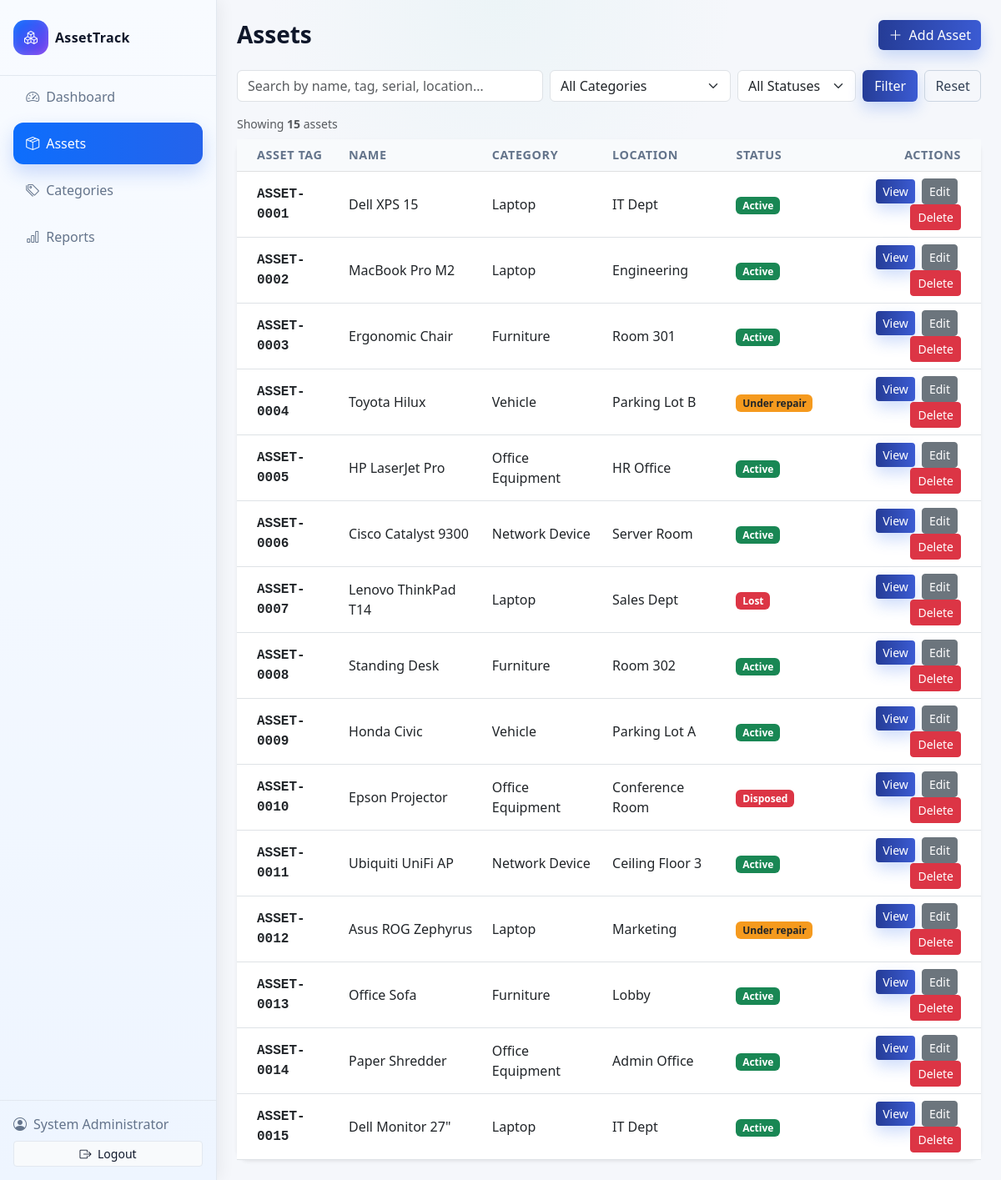
Screenshot of /assets/index.php (signed in) with the database file from the repository.
### tables this page shows
CREATE TABLE users (
    id INT UNSIGNED AUTO_INCREMENT PRIMARY KEY,
    username VARCHAR(100) NOT NULL UNIQUE,
    password VARCHAR(255) NOT NULL,
    role ENUM('admin', 'staff') DEFAULT 'staff',
    full_name VARCHAR(150) NOT NULL,
    email VARCHAR(150) UNIQUE NULL,
    created_at TIMESTAMP DEFAULT CURRENT_TIMESTAMP,
    updated_at TIMESTAMP DEFAULT CURRENT_TIMESTAMP ON UPDATE CURRENT_TIMESTAMP
);

CREATE TABLE assets (
    id INT UNSIGNED AUTO_INCREMENT PRIMARY KEY,
    asset_tag VARCHAR(50) NOT NULL UNIQUE,
    name VARCHAR(150) NOT NULL,
    description TEXT NULL,
    category_id INT UNSIGNED NOT NULL,
    serial_number VARCHAR(100) UNIQUE NULL,
    location VARCHAR(150) NULL,
    status ENUM('active', 'under_repair', 'disposed', 'lost') DEFAULT 'active',
    purchase_date DATE NULL,
    purchase_cost DECIMAL(10,2) NULL,
    assigned_to VARCHAR(150) NULL,
    notes TEXT NULL,
    created_by INT UNSIGNED NULL,
    created_at TIMESTAMP DEFAULT CURRENT_TIMESTAMP,
    updated_at TIMESTAMP DEFAULT CURRENT_TIMESTAMP ON UPDATE CURRENT_TIMESTAMP,
    CONSTRAINT fk_assets_category FOREIGN KEY (category_id) REFERENCES categories(id) ON DELETE RESTRICT,
    CONSTRAINT fk_assets_user FOREIGN KEY (created_by) REFERENCES users(id) ON DELETE SET NULL
);

CREATE TABLE categories (
    id INT UNSIGNED AUTO_INCREMENT PRIMARY KEY,
    name VARCHAR(100) NOT NULL UNIQUE,
    description TEXT NULL,
    created_at TIMESTAMP DEFAULT CURRENT_TIMESTAMP
);

### auth/session.php (called while the page is built, shortened)
<?php
function isLoggedIn() {
    return isset($_SESSION['user_id']);
}
function currentUser() {
    if (isLoggedIn()) {
        return [
            'id'   => $_SESSION['user_id'],
            'name' => $_SESSION['user_name'],
            'role' => $_SESSION['user_role']
        ];
    }
    return null;
}

### config/db.php (called while the page is built, shortened)
<?php
function getDB() {
    static $pdo = null;
    if ($pdo === null) {
        try {
            $dsn = "mysql:host=" . DB_HOST . ";dbname=" . DB_NAME . ";charset=utf8mb4";
            $options = [
                PDO::ATTR_ERRMODE            => PDO::ERRMODE_EXCEPTION,
                PDO::ATTR_DEFAULT_FETCH_MODE => PDO::FETCH_ASSOC,
                PDO::ATTR_EMULATE_PREPARES   => false,
            ];
            $pdo = new PDO($dsn, DB_USER, DB_PASS, $options);
        } catch (PDOException $e) {
            die("Database Connection Failed: " . $e->getMessage());
        }
    }
    return $pdo;
}

### models/User.php (called while the page is built, shortened)
<?php
require_once __DIR__ . '/../config/db.php';
class User {
    public static function getAll() {
        try {
            $stmt = getDB()->query("SELECT id, username, role, full_name, email, created_at, updated_at FROM users ORDER BY full_name ASC");
            return $stmt->fetchAll();
        } catch (PDOException $e) {
            return [];
        }
    }
}

### models/Asset.php (called while the page is built, shortened)
<?php
require_once __DIR__ . '/../config/db.php';
class Asset {
    public static function getAll($filters = []) {
        try {
            $sql = "SELECT a.*, c.name as category_name, u.full_name as creator_name
                    FROM assets a
                    LEFT JOIN categories c ON a.category_id = c.id
                    LEFT JOIN users u ON a.created_by = u.id
                    WHERE 1=1";
            $params = [];
            $sql .= " ORDER BY a.created_at DESC";
            $stmt = getDB()->prepare($sql);
            $stmt->execute($params);
            return $stmt->fetchAll();
        } catch (PDOException $e) {
            return [];
        }
    }
}

### models/TransactionLog.php (called while the page is built, shortened)
<?php
require_once __DIR__ . '/../config/db.php';
class TransactionLog {
    public static function getActiveByAsset($assetId) {
        try {
            $sql = "SELECT tl.*, u.full_name as user_name, c.full_name as checked_out_by_name,
                           CASE WHEN tl.due_date < CURDATE() THEN 1 ELSE 0 END as is_overdue
                    FROM transaction_logs tl
                    LEFT JOIN users u ON tl.user_id = u.id
                    LEFT JOIN users c ON tl.checked_out_by = c.id
                    WHERE tl.asset_id = ? AND tl.status = 'checked_out'
                    ORDER BY tl.checked_out_at DESC
                    LIMIT 1";
            $stmt = getDB()->prepare($sql);
            $stmt->execute([(int)$assetId]);
            return $stmt->fetch();
        } catch (PDOException $e) {
            return false;
        }
    }
}

### assets/index.php (the view, shortened to what this page needs)
<?php
require_once '../auth/session.php';
require_once '../config/db.php';
require_once '../models/Asset.php';
require_once '../models/TransactionLog.php';
require_once '../models/User.php';
$filters = [
    'search'      => trim($_GET['search'] ?? ''),
    'category_id' => (int)($_GET['category_id'] ?? 0),
    'status'      => $_GET['status'] ?? '',
];
$assets     = Asset::getAll($filters);
$isAdmin    = currentUser() && currentUser()['role'] === 'admin';
$users      = $isAdmin ? User::getAll() : [];
?>
<?php
$activePage = 'assets';
require_once '../includes/header.php';
?>
<div class="d-flex justify-content-between align-items-center mb-4">
    <h1 class="h3 fw-bold mb-0">Assets</h1>
    <?php if ($isAdmin): ?>
        <a href="<?= BASE_URL ?>/assets/add.php" class="btn btn-primary">
            <i class="bi bi-plus-lg me-1"></i> Add Asset
        </a>
    <?php endif; ?>
</div>
<form method="GET" action="" class="row g-2 mb-3">
    <div class="col-md-5">
        <input type="text" name="search" class="form-control"
               placeholder="Search by name, tag, serial, location…"
               value="<?= htmlspecialchars($filters['search']) ?>">
    </div>
    <div class="col-md-3">
        <select name="category_id" class="form-select">
            <option value="">All Categories</option>
        </select>
    </div>
    <div class="col-md-2">
        <select name="status" class="form-select">
            <option value="">All Statuses</option>
        </select>
    </div>
    <div class="col-md-2 d-flex gap-2">
        <button type="submit" class="btn btn-primary w-100">Filter</button>
        <a href="<?= BASE_URL ?>/assets/index.php" class="btn btn-outline-secondary w-100">Reset</a>
    </div>
</form>
<p class="text-muted small mb-2">
    Showing <strong><?= count($assets) ?></strong> asset<?= count($assets) !== 1 ? 's' : '' ?>
</p>
<?php if (empty($assets)): ?>
    <div class="alert alert-info">No assets found.</div>
<?php else: ?>
<div class="card border-0 shadow-sm">
    <div class="table-responsive">
        <table class="table table-hover align-middle mb-0">
            <thead class="table-light">
                <tr>
                    <th class="ps-4">Asset Tag</th>
                    <th>Name</th>
                    <th>Category</th>
                    <th>Location</th>
                    <th>Status</th>
                    <th class="text-end pe-4">Actions</th>
                </tr>
            </thead>
            <tbody>
                <?php foreach ($assets as $asset): ?>
                    <?php
                    $badgeClass = match($asset['status']) {
                        'active'       => 'bg-success',
                        'under_repair' => 'bg-warning text-dark',
                        'disposed'     => 'bg-danger',
                        'lost'         => 'bg-danger',
                        default        => 'bg-secondary',
                    };
                    $activeTx = TransactionLog::getActiveByAsset($asset['id']);
                    ?>
                    <tr>
                        <td class="ps-4 font-monospace fw-semibold">
                            <?= htmlspecialchars($asset['asset_tag']) ?>
                        </td>
                        <td><?= htmlspecialchars($asset['name']) ?></td>
                        <td><?= htmlspecialchars($asset['category_name'] ?? '—') ?></td>
                        <td><?= htmlspecialchars($asset['location'] ?? '—') ?></td>
                        <td>
                            <span class="badge <?= $badgeClass ?>">
                                <?= ucfirst(str_replace('_', ' ', $asset['status'])) ?>
                            </span>
                        </td>
                        <td class="text-end pe-4">
                            <button type="button"
                                    class="btn btn-sm btn-primary me-1"
                                    data-bs-toggle="modal"
                                    data-bs-target="#viewModal"
                                    data-id="<?= $asset['id'] ?>"
                                    data-tag="<?= htmlspecialchars($asset['asset_tag']) ?>"
                                    data-name="<?= htmlspecialchars($asset['name']) ?>"
                                    data-category="<?= htmlspecialchars($asset['category_name'] ?? '—') ?>"
                                    data-location="<?= htmlspecialchars($asset['location'] ?? '—') ?>"
                                    data-status="<?= htmlspecialchars($asset['status']) ?>"
                                    data-serial="<?= htmlspecialchars($asset['serial_number'] ?? '—') ?>"
                                    data-purchase-date="<?= htmlspecialchars($asset['purchase_date'] ?? '—') ?>"
                                    data-purchase-cost="<?= htmlspecialchars((string)($asset['purchase_cost'] ?? '—')) ?>"
                                    data-assigned="<?= htmlspecialchars($asset['assigned_to'] ?? '—') ?>"
                                    data-notes="<?= htmlspecialchars($asset['notes'] ?? '') ?>"
                                    data-borrower="<?= htmlspecialchars($activeTx['user_name'] ?? '') ?>"
                                    data-due="<?= htmlspecialchars($activeTx['due_date'] ?? '') ?>"
                                    data-tx-id="<?= (int)($activeTx['id'] ?? 0) ?>"
                                    data-checked-out="<?= $activeTx ? '1' : '0' ?>">
                                View
                            </button>
                            <?php if ($isAdmin): ?>
                                <a href="<?= BASE_URL ?>/assets/edit.php?id=<?= $asset['id'] ?>"
                                   class="btn btn-sm btn-secondary me-1">Edit</a>
                                <form method="POST" action="<?= BASE_URL ?>/assets/delete.php"
                                      class="d-inline">
                                    <button type="submit" class="btn btn-sm btn-danger"
                                            onclick="return confirm('Delete this asset?')">
                                        Delete
                                    </button>
                                </form>
                            <?php endif; ?>
                        </td>
                    </tr>
                <?php endforeach; ?>
            </tbody>
        </table>
    </div>
</div>
<?php endif; ?>
<?php require_once '../includes/footer.php'; ?>

### includes/header.php (shortened to what this page needs)
<!DOCTYPE html>
<html lang="en">
<head>
    <link href="https://cdn.jsdelivr.net/npm/bootstrap@5.3.0/dist/css/bootstrap.min.css" rel="stylesheet">
    <link href="https://cdn.jsdelivr.net/npm/bootstrap-icons@1.11.0/font/bootstrap-icons.css" rel="stylesheet">
    <link href="<?= BASE_URL ?>/css/custom.css" rel="stylesheet">
</head>
<body>
<div class="app-wrapper">
    <aside class="app-sidebar sidebar-wrap d-flex flex-column justify-content-between">
        <div>
            <div class="sidebar-brand px-3 py-4">
                <a class="d-flex align-items-center gap-2 fw-bold text-decoration-none"
                   href="<?= BASE_URL ?>/dashboard/index.php">
                    <span class="sidebar-brand-icon">
                        <i class="bi bi-boxes"></i>
                    </span>
                    <span class="sidebar-brand-text">AssetTrack</span>
                </a>
            </div>
            <nav class="nav flex-column px-3 pb-3">
                <a class="sidebar-link <?= $activePage === 'dashboard' ? 'active' : '' ?>"
                   href="<?= BASE_URL ?>/dashboard/index.php">
                    <i class="bi bi-speedometer2 me-2"></i> Dashboard
                </a>
                <a class="sidebar-link <?= $activePage === 'assets' ? 'active' : '' ?>"
                   href="<?= BASE_URL ?>/assets/index.php">
                    <i class="bi bi-box-seam me-2"></i> Assets
                </a>
                <a class="sidebar-link <?= $activePage === 'categories' ? 'active' : '' ?>"
                   href="<?= BASE_URL ?>/categories/index.php">
                    <i class="bi bi-tags me-2"></i> Categories
                </a>
                <a class="sidebar-link <?= $activePage === 'reports' ? 'active' : '' ?>"
                   href="<?= BASE_URL ?>/reports/index.php">
                    <i class="bi bi-bar-chart me-2"></i> Reports
                </a>
            </nav>
        </div>
        <div class="sidebar-footer px-3 py-3">
            <div class="d-flex align-items-center gap-2 mb-2">
                <i class="bi bi-person-circle"></i>
                <span><?= htmlspecialchars(currentUser()['name'] ?? '') ?></span>
            </div>
            <a href="<?= BASE_URL ?>/auth/logout.php" class="btn btn-sm w-100 logout-btn">
                <i class="bi bi-box-arrow-right me-1"></i> Logout
            </a>
        </div>
    </aside>
    <main class="app-main py-4">
        <div class="container-fluid px-4">

### css/custom.css (style rules this page uses)
:root { --bap-sunset-orange: #f36b2e; --bap-mango: #f59a1e; --bap-ocean-water: #c4e7e5; --bap-brilliant-blue: #253c96; --bap-oiler-navy: #19244e; --bg-soft: #f5f7fb; --surface: #ffffff; --surface-muted: #f8fafc; --text-main: #0f172a; --text-muted: #64748b; --border-soft: #e2e8f0; --shadow-soft: 0 12px 30px rgba(15, 23, 42, 0.06); --shadow-hover: 0 18px 38px rgba(15, 23, 42, 0.1); --sidebar-active: linear-gradient(90deg, #0d6efd, #2563eb); }
html, body { height: 100%; overflow: hidden; }
body { background: radial-gradient(circle at top, rgba(196, 231, 229, 0.18), transparent 18%), var(--bg-soft); color: var(--text-main); overflow-x: hidden; }
main { background: transparent; height: 100vh; overflow-y: auto; flex: 1; }
.sidebar-wrap { width: 260px; height: 100vh; flex-shrink: 0; overflow-y: auto; background: linear-gradient(180deg, #f8fbff 0%, #eef5ff 100%); border-right: 1px solid var(--border-soft); box-shadow: 4px 0 18px rgba(15, 23, 42, 0.06); }
.sidebar-brand { border-bottom: 1px solid var(--border-soft); }
.sidebar-brand a { color: var(--text-main); }
.sidebar-brand-icon { display: inline-flex; align-items: center; justify-content: center; width: 42px; height: 42px; border-radius: 14px; background: linear-gradient(135deg, #0d6efd, #7c3aed); color: #fff; box-shadow: inset 0 -2px 10px rgba(255, 255, 255, 0.15); }
.sidebar-brand-text { font-size: 1rem; letter-spacing: 0.02em; }
.sidebar-link { display: flex; align-items: center; color: var(--text-muted); text-decoration: none; padding: 0.82rem 0.95rem; margin-bottom: 0.35rem; border-radius: 12px; transition: all 0.25s ease; }
.sidebar-link.active { background: var(--sidebar-active); color: #fff; box-shadow: 0 10px 22px rgba(37, 99, 235, 0.22); }
.sidebar-footer { border-top: 1px solid var(--border-soft); color: var(--text-muted); }
.logout-btn { background: var(--surface-muted); color: var(--text-main); border: 1px solid var(--border-soft); transition: all 0.2s ease; }
.btn-primary { background: linear-gradient(90deg, var(--bap-brilliant-blue), #3b5bd3); border: 0; box-shadow: 0 8px 18px rgba(37, 99, 235, 0.22); }
.btn-outline-secondary { color: #334155; border-color: #cbd5e1; }
.card { border: 1px solid var(--border-soft); border-radius: 0.9rem; background: var(--surface); box-shadow: var(--shadow-soft); transition: box-shadow 0.2s ease; }
.table thead th { background: #f8fafc; color: var(--text-muted); font-size: 0.9rem; text-transform: uppercase; letter-spacing: 0.04em; }
.badge.bg-warning { background-color: var(--bap-mango) !important; }

### includes/header.php (style rules this page uses)
html, body { height: 100%; overflow: hidden; margin: 0; padding: 0; }
.app-wrapper { display: flex; height: 100vh; overflow: hidden; }
.app-sidebar { width: 260px; height: 100vh; flex-shrink: 0; overflow-y: auto; }
.app-main { flex: 1; height: 100vh; overflow-y: auto; }

### rows the page displays
users: full_name "System Administrator"
assets: asset_tag "ASSET-0001", name "Dell XPS 15", category.name "Laptop", location "IT Dept", status "Active"
assets: asset_tag "ASSET-0002", name "MacBook Pro M2", category.name "Laptop", location "Engineering", status "Active"
assets: asset_tag "ASSET-0003", name "Ergonomic Chair", category.name "Furniture", location "Room 301", status "Active"
assets: asset_tag "ASSET-0004", name "Toyota Hilux", category.name "Vehicle", location "Parking Lot B", status "Under repair"
assets: asset_tag "ASSET-0005", name "HP LaserJet Pro", category.name "Office Equipment", location "HR Office", status "Active"
assets: asset_tag "ASSET-0006", name "Cisco Catalyst 9300", category.name "Network Device", location "Server Room", status "Active"
assets: asset_tag "ASSET-0007", name "Lenovo ThinkPad T14", category.name "Laptop", location "Sales Dept", status "Lost"
assets: asset_tag "ASSET-0008", name "Standing Desk", category.name "Furniture", location "Room 302", status "Active"
assets: asset_tag "ASSET-0009", name "Honda Civic", category.name "Vehicle", location "Parking Lot A", status "Active"
assets: asset_tag "ASSET-0010", name "Epson Projector", category.name "Office Equipment", location "Conference Room", status "Disposed"
assets: asset_tag "ASSET-0011", name "Ubiquiti UniFi AP", category.name "Network Device", location "Ceiling Floor 3", status "Active"
assets: asset_tag "ASSET-0012", name "Asus ROG Zephyrus", category.name "Laptop", location "Marketing", status "Under repair"
assets: asset_tag "ASSET-0013", name "Office Sofa", category.name "Furniture", location "Lobby", status "Active"
assets: asset_tag "ASSET-0014", name "Paper Shredder", category.name "Office Equipment", location "Admin Office", status "Active"
assets: asset_tag "ASSET-0015", name "Dell Monitor 27\"", category.name "Laptop", location "IT Dept", status "Active"

### other values shown
count($assets) "15"
